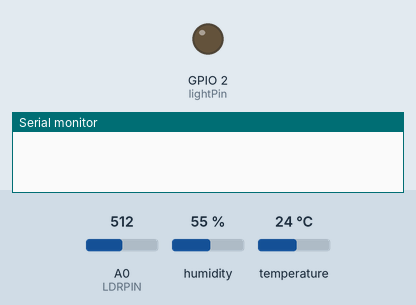
Recording of a sketch running on a simulated ESP8266 (NodeMCU). On the bench: output pins drawn as LEDs (lit = HIGH), the last lines printed to the serial monitor. The inputs (shaded band) are chosen by the test bench; at power-on: A0 (LDRPIN) = 512, humidity 55 %, temperature 24 °C. WiFi joins after 1.5 s; servers stay silent unless stated; no MQTT or app messages arrive unless stated.

Above: at 0.0 s.
At 0.6 s:
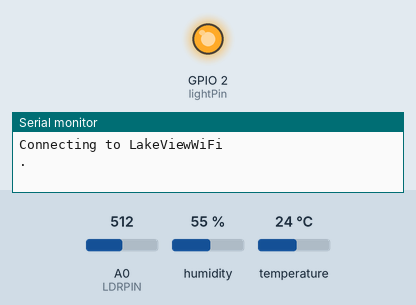
Timing chart, 0 to 2.5 s (numbered marks = the images above):
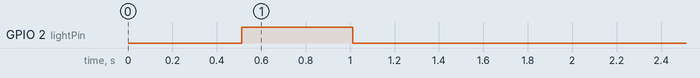

The sketch:

Three_sensor_module.ino
```cpp
// DHT Temperature & Humidity Sensor

#include <ESP8266WiFi.h>
#include <PubSubClient.h>
#include <Adafruit_Sensor.h>
#include <DHT.h>
#include <DHT_U.h>
#include <ArduinoOTA.h>
extern "C" {
  #include "user_interface.h"
}

//-------------- String declairation--------------------------
const char* ssid = "LakeViewWiFi";
const char* password = "P@ssLakeView";
const char* mqtt_server = "192.168.2.12";
const char* mqtt_uname = "onkar20";
const char* mqtt_pass = "onkar20";
const char* mqtt_device_name = "SensorModuleBedroom";
const char* ota_device_name = "OTA_Sensor_module_bedroom";
const char* ota_password = "onkar20";

//-------------variable declaration--------------------------------
WiFiClient espClient;
PubSubClient client(espClient);
#define DHTPIN    4
#define LDRPIN    A0
#define PIRPIN    5
#define DHTTYPE           DHT11     // DHT 11
const int lightPin = 2;
DHT dht(DHTPIN, DHTTYPE);
int counter = 0;
int lightIntensity = 0;
//-----------------------------------------------------------------
void setup() {
  pinMode(LDRPIN, INPUT);
  pinMode(PIRPIN, INPUT);
  pinMode(DHTPIN, INPUT);
  pinMode(lightPin, OUTPUT);

  Serial.begin(115200);
  setup_wifi();
  setup_OTA();

  client.setServer(mqtt_server, 1883);
  digitalWrite(lightPin, LOW);
}

//----------------------------------------------------------------------------------------------------
void setup_OTA() {
  // Port defaults to 8266
  ArduinoOTA.setPort(8266);

  // Hostname defaults to esp8266-[ChipID]
  ArduinoOTA.setHostname(ota_device_name);

  // No authentication by default
  ArduinoOTA.setPassword((const char *)ota_password);

  ArduinoOTA.onStart([]() {
    Serial.println("Start");
  });
  ArduinoOTA.onEnd([]() {
    Serial.println("\nEnd");
  });
  ArduinoOTA.onProgress([](unsigned int progress, unsigned int total) {
    Serial.printf("Progress: %u%%\r", (progress / (total / 100)));
  });
  ArduinoOTA.onError([](ota_error_t error) {
    Serial.printf("Error[%u]: ", error);
    if (error == OTA_AUTH_ERROR) Serial.println("Auth Failed");
    else if (error == OTA_BEGIN_ERROR) Serial.println("Begin Failed");
    else if (error == OTA_CONNECT_ERROR) Serial.println("Connect Failed");
    else if (error == OTA_RECEIVE_ERROR) Serial.println("Receive Failed");
    else if (error == OTA_END_ERROR) Serial.println("End Failed");
  });
  ArduinoOTA.begin();
}

//----------------------------------------------------------------------------
void reconnect() {
  // Loop until we're reconnected
  while (!client.connected()) {
    Serial.print("Attempting MQTT connection...");
    // Attempt to connect
    if (client.connect(mqtt_device_name, mqtt_uname, mqtt_pass)) {
      Serial.println("connected");
      // Once connected, publish an announcement...
      client.publish("dev/out", "hello world");
    } else {
      Serial.print("failed, rc=");
      Serial.print(client.state());
      Serial.println(" try again in 5 seconds");
      // Wait 5 seconds before retrying
      delay(5000);
    }
  }
}

//----------------------------------------------------------------------------------------------------
void setup_wifi() {
  delay(10);
  // We start by connecting to a WiFi network
  Serial.println();
  Serial.print("Connecting to ");
  Serial.println(ssid);
  //for Light sleep
  WiFi.mode(WIFI_STA);
  wifi_set_sleep_type(LIGHT_SLEEP_T);

  WiFi.begin(ssid, password);

  while (WiFi.status() != WL_CONNECTED) {
    delay(500);
    Serial.print(".");
    digitalWrite(lightPin, !digitalRead(lightPin));
  }

  digitalWrite(lightPin, HIGH);
  Serial.println("");
  Serial.println("WiFi connected");
  Serial.println("IP address: ");
  Serial.println(WiFi.localIP());
}

void readTemperature()
{
  float newTempValue = dht.readTemperature(true); //to use celsius remove the true text inside the parentheses
  float newHumValue = dht.readHumidity();

  Serial.print("Temperature: ");
    Serial.print(newTempValue);
    Serial.println(" *F");
    client.publish("home/bedroom/temperature", String(newTempValue).c_str());

  Serial.print("Humidity: ");
    Serial.print(newHumValue);
    Serial.println("%");
    client.publish("home/bedroom/humidity", String(newHumValue).c_str());
}

void readLight(){
  int newLDR = analogRead(LDRPIN);

  lightIntensity = lightIntensity + 0.25*(newLDR - lightIntensity);

  Serial.print("light intensity: ");
  Serial.println(lightIntensity);
  client.publish("home/bedroom/light", String(lightIntensity).c_str());
}

//------------------------------------------------------------------------
void loop() {
  ArduinoOTA.handle();

  if (!client.connected()) {
    reconnect();
  }

  //scheduler
  counter++;
  if(counter%10 == 0)
  {
    readTemperature();
  }

  if(counter%1 == 0)
  {
    readLight();
  }

  if(counter > 99)
  {
    counter = 0;
  }
  delay(2000);

}
```
